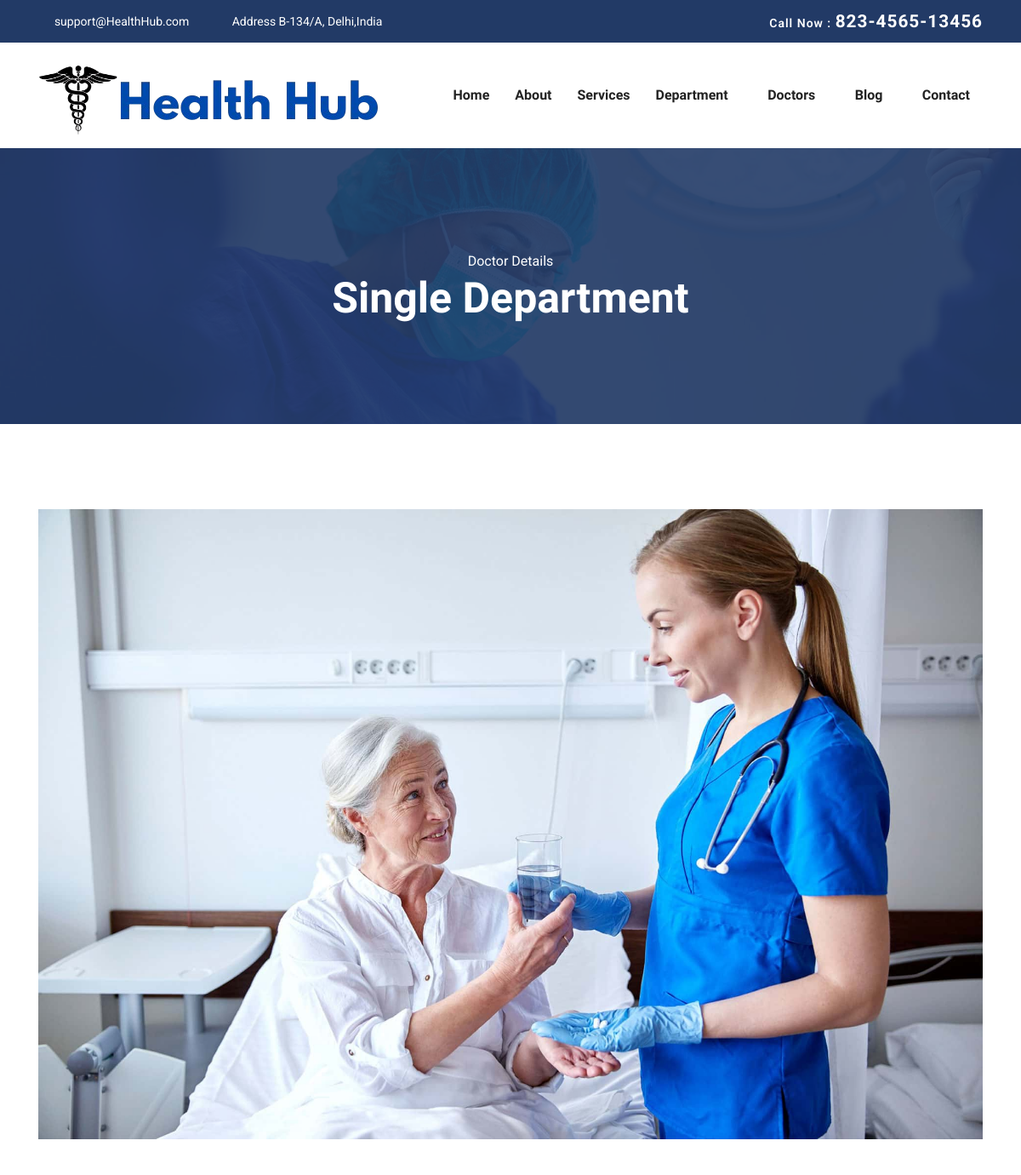
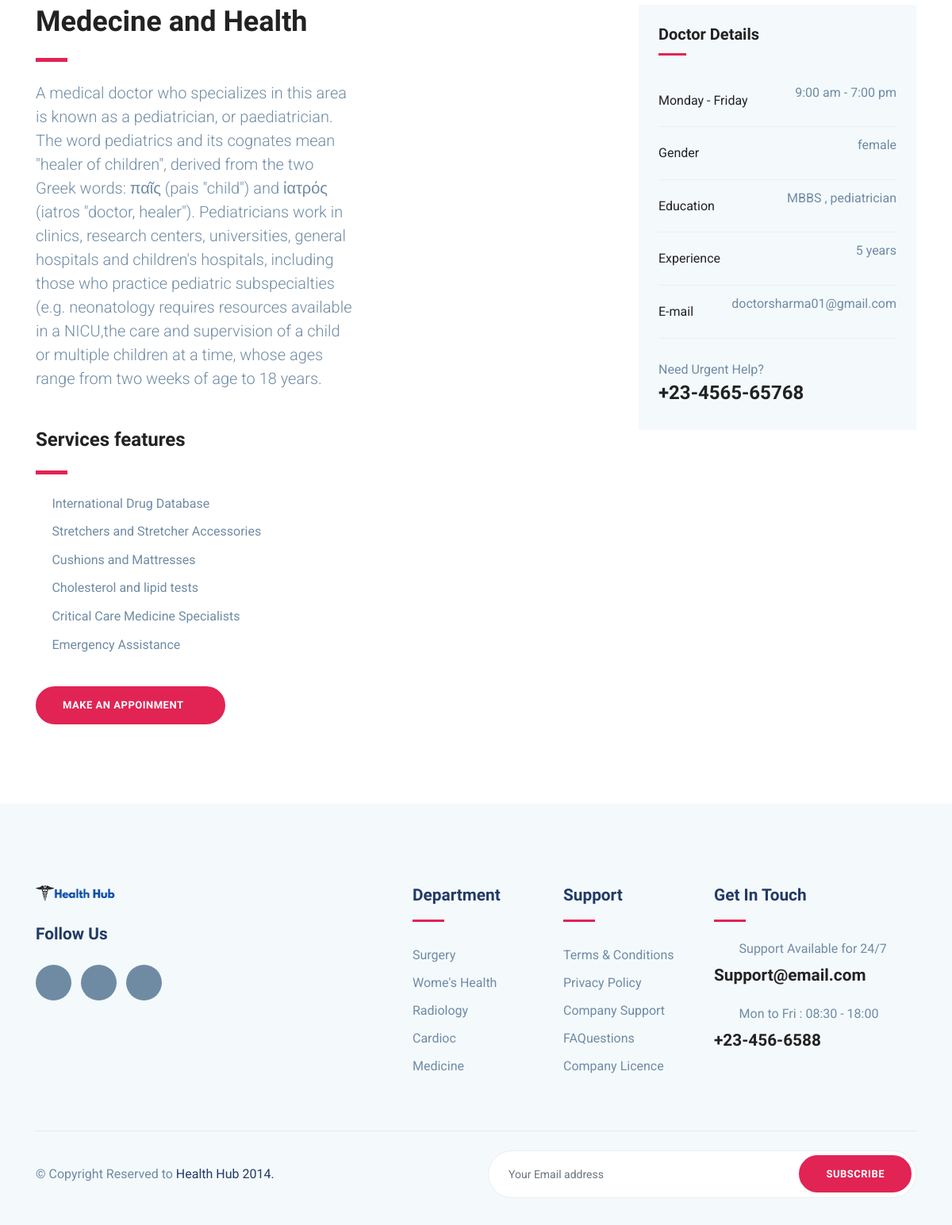
Page /Doctor-details/1 on the committed database (2 pictures, top to bottom).
### appointment/models.py (models this page shows, shortened)
class DoctorDetail(models.Model):
    department_name = models.ForeignKey(Department,on_delete=models.CASCADE)
    doctor_full_name=models.CharField(max_length=150)
    gender=models.CharField(max_length=10)
    age=models.SmallIntegerField()
    education_status=models.CharField(max_length=150)
    work_experience=models.SmallIntegerField()
    email_id=models.CharField(max_length=100)
    mobile_number=models.BigIntegerField()
    doctor_description=models.TextField()
    avialiable_work_hours=models.SmallIntegerField()
    state=models.CharField(max_length=100)
    city=models.CharField(max_length=100)
    image = models.ImageField(upload_to='doctor_images/')

### health_care/views.py (the view)
# urls.py: path('Doctor-details/<int:id>',views.SingleDoctorDetailsPage),
def SingleDoctorDetailsPage(request,id):
    Single_doctors=DoctorDetail.objects.get(id=id)
    return render(request,"doctor-details.html",{"Single_doctors":Single_doctors})

### templates/doctor-details.html (shortened to what this page needs)
{% extends "base.html" %}
 {% block "content" %}
<section class="page-title bg-1">
	<div class="container">
	  <div class="row">
		<div class="col-md-12">
		  <div class="block text-center">
			<span class="text-white">Doctor Details</span>
			<h1 class="text-capitalize mb-5 text-lg">Single Department</h1>
		  </div>
		</div>
	  </div>
	</div>
  </section>
  <section class="section department-single">
	  <div class="container">
		  <div class="row">
			  <div class="col-lg-12">
				  <div class="department-img">
					  <img src="/static/images/service/bg-1.jpg" alt="" class="img-fluid">
				  </div>
			  </div>
		  </div>
		  <div class="row">
			  <div class="col-lg-8">
				  <div class="department-content mt-5">
					  <h3 class="text-md">Medecine and Health</h3>
					  <div class="divider my-4"></div>
					  <p class="lead">{{Single_doctors.doctor_description}} </p>
					  <h3 class="mt-5 mb-4">Services features</h3>
					  <div class="divider my-4"></div>
					  <ul class="list-unstyled department-service">
						  <li><i class="icofont-check mr-2"></i>International Drug Database</li>
						  <li><i class="icofont-check mr-2"></i>Stretchers and Stretcher Accessories</li>
						  <li><i class="icofont-check mr-2"></i>Cushions and Mattresses</li>
						  <li><i class="icofont-check mr-2"></i>Cholesterol and lipid tests</li>
						  <li><i class="icofont-check mr-2"></i>Critical Care Medicine Specialists</li>
						  <li><i class="icofont-check mr-2"></i>Emergency Assistance</li>
					  </ul>
					  <a href="/Appointment/{{Single_doctors.id}}" class="btn btn-main-2 btn-round-full">Make an Appoinment<i class="icofont-simple-right ml-2  "></i></a>
				  </div>
			  </div>
			  <div class="col-lg-4">
				  <div class="sidebar-widget schedule-widget mt-5">
					  <h5 class="mb-4">Doctor Details</h5>
					  <ul class="list-unstyled">
						<li class="d-flex justify-content-between align-items-center">
						  <a href="#">Monday - Friday</a>
						  <span>9:00 am - 7:00 pm</span>
						</li>
						<li class="d-flex justify-content-between align-items-center">
						  <a href="#">Gender</a>
						  <span>{{Single_doctors.gender}}</span>
						</li>
						<li class="d-flex justify-content-between align-items-center">
						  <a href="#">Education</a>
						  <span>{{Single_doctors.education_status}}</span>
						</li>
                        <li class="d-flex justify-content-between align-items-center">
                            <a href="#">Experience</a>
                            <span>{{Single_doctors.work_experience}} years</span>
                          </li>
                      <li class="d-flex justify-content-between align-items-center">
                        <a href="#">E-mail </a>
                        <span>{{Single_doctors.email_id}}</span>
                      </li>
                    </ul>
					  <div class="sidebar-contatct-info mt-4">
						  <p class="mb-0">Need Urgent Help?</p>
						  <h3>+23-4565-65768</h3>
					  </div>
				  </div>
			  </div>
		  </div>
	  </div>
  </section>
 {% endblock "content" %}

### static/css/style.css (style rules this page uses)
html { overflow-x: hidden; }
body { line-height: 1.6; font-family: "Roboto", sans-serif; -webkit-font-smoothing: antialiased; font-size: 16px; color: #6F8BA4; font-weight: 400; }
h1, .h1, h2, .h2, h3, .h3, h4, .h4, h5, .h5, h6, .h6 { font-family: "Exo", sans-serif; font-weight: 700; color: #222; }
h1, .h1 { font-size: 2.5rem; }
h3, .h3 { font-size: 1.5rem; }
h5, .h5 { font-size: 1.25rem; }
p { line-height: 30px; justify-items: center; }
.btn { display: inline-block; font-size: 14px; font-size: 0.8125rem; font-weight: 700; letter-spacing: .5px; padding: .75rem 2rem; font-family: "Exo", sans-serif; text-transform: uppercase; border-radius: 5px; border: 2px solid transparent; transition: all .35s ease; }
.btn-main-2 { background: #e12454; color: #fff; border-color: #e12454; }
.btn-round-full { border-radius: 50px; }
.section { padding: 100px 0; }
.text-md { font-size: 2.25rem; }
.text-lg { font-size: 3.75rem; }
a { color: #222; text-decoration: none; transition: all .35s ease; }
.page-title { padding: 120px 0px 70px 0px; position: relative; }
.page-title .block h1 { color: #fff; }
.text-lg { font-size: 50px; }
.bg-1 { background: url("../images/bg/22.jpg") no-repeat 50% 50%; background-size: cover; position: relative; }
.bg-1 .block text-center ,span ,h4,h1 { margin-bottom: 20px; }
.divider { width: 40px; height: 5px; background: #e12454; }
.department-service { margin-bottom: 40px; }
.department-service li { margin-bottom: 10px; }
.department-service li i { color: #e12454; }
.section doctors ,section-title ,p { width: 400px; }
.sidebar-widget { margin-bottom: 30px; padding-bottom: 35px; }
.sidebar-widget h5 { margin-bottom: 30px; position: relative; padding-bottom: 15px; }
.sidebar-widget h5:before { position: absolute; content: ""; left: 0px; bottom: 0px; width: 35px; height: 3px; background: #e12454; }
.sidebar-widget.schedule-widget { background: #f4f9fc; padding: 25px; }
.sidebar-widget.schedule-widget ul li { padding: 10px 0px; border-bottom: 1px solid #eee; }

### rows in the picture
DoctorDetail: doctor_description "A medical doctor who specializes in this area is known as a pediatrician, or paediatrician. The word pediatrics and its cognates mean \"healer of children\", derived from the two Greek words: παῖς (pais \"child\") and ἰατρός (iatros \"doctor, healer\"). Pediatricians work in clinics, research centers, universities, general hospitals and children's hospitals, including those who practice pediatric subspecialties (e.g. neonatology requires resources available in a NICU,the care and supervision of a child or multiple children at a time, whose ages range from two weeks of age to 18 years.", gender "female", education_status "MBBS , pediatrician", work_experience "5", email_id "doctorsharma01@gmail.com"
